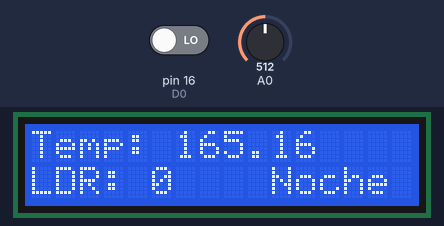
A sketch run on a simulated Arduino Uno, built with avr-gcc and run on an emulated ATmega328P. On the bench: 16×2 character LCD. The test bench sets the inputs (shaded band); at power-on: pin 16 (D0) LOW, A0 = 512. What the sketch prints to the serial monitor is not drawn.

Above: at 1.7 s.
1.8 s: pin 16 (D0) driven HIGH
At 3.2 s:
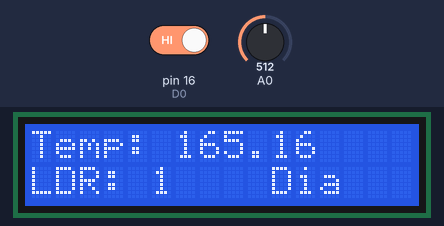
3.6 s: A0 set to 716
At 6.4 s:
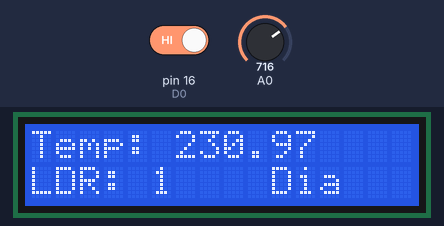
6.7 s: A0 set to 900
At 9.5 s:
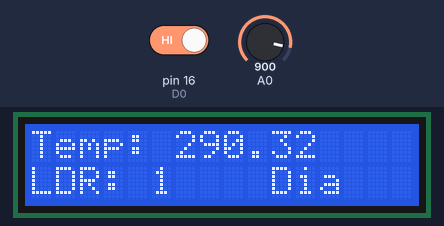
9.8 s: pin 16 (D0) driven LOW
At 11.1 s:
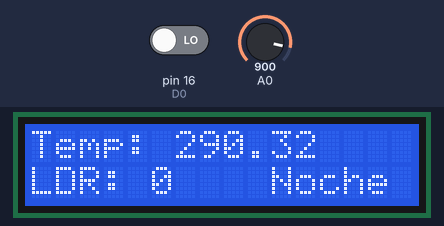
11.9 s: A0 set to 1023
At 14.5 s:
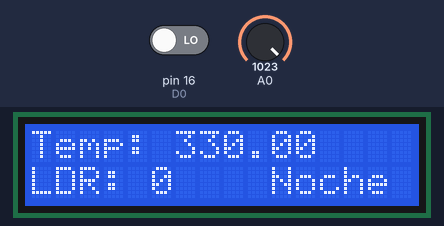
Timing chart, 0 to 16.0 s (numbered marks = the images above; inputs shaded):
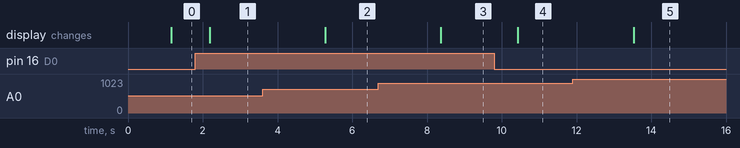

Measured:
- after the input at 1.8 s, the display: changes after 0.39 s (image 1)
- after the input at 3.6 s, the display: changes after 1.7 s (image 2)
- after the input at 6.7 s, the display: changes after 1.7 s (image 3)
- after the input at 9.8 s, the display: changes after 0.63 s (image 4)
- after the input at 11.9 s, the display: changes after 1.6 s (image 5)

The sketch:

display16x2_lm35_fotorresistor.ino
```cpp
#include <Wire.h>
#include <LiquidCrystal_I2C.h>

#define D0 16
#define D6 12
float voltajeEntrada = 3.3;
float conversion = voltajeEntrada / 1023;

LiquidCrystal_I2C lcd(0x27,16,2);  // set the LCD address to 0x27 for a 16 chars and 2 line display

void setup()
{
  Serial.begin(115200);
  lcd.init();
  lcd.init();
  pinMode(D6, OUTPUT);
  lcd.backlight();
}

void loop()
{
  float temperatura = ((analogRead(A0) * conversion) * 100);
  Serial.println(temperatura);
  delay(1000);

  //Temperatura
  lcd.setCursor(0,0);
  lcd.print("Temp: ");
  lcd.print(temperatura);

  //Fotorresistor
  int sensor = digitalRead(D0);

  if(sensor == 1){
    lcd.setCursor(0,1);
    lcd.print("LDR: ");

    lcd.setCursor(5,1);
    lcd.print(sensor);

    lcd.setCursor(10,1);
    lcd.print("      ");

    lcd.setCursor(10,1);
    lcd.print("Dia");
    digitalWrite(D6, LOW);
  }
  else{
    lcd.setCursor(0,1);
    lcd.print("LDR: ");

    lcd.setCursor(5,1);
    lcd.print(sensor);

    lcd.setCursor(10,1);
    lcd.print("      ");

    lcd.setCursor(10,1);
    lcd.print("Noche");
    digitalWrite(D6, HIGH);
  }
}
```
